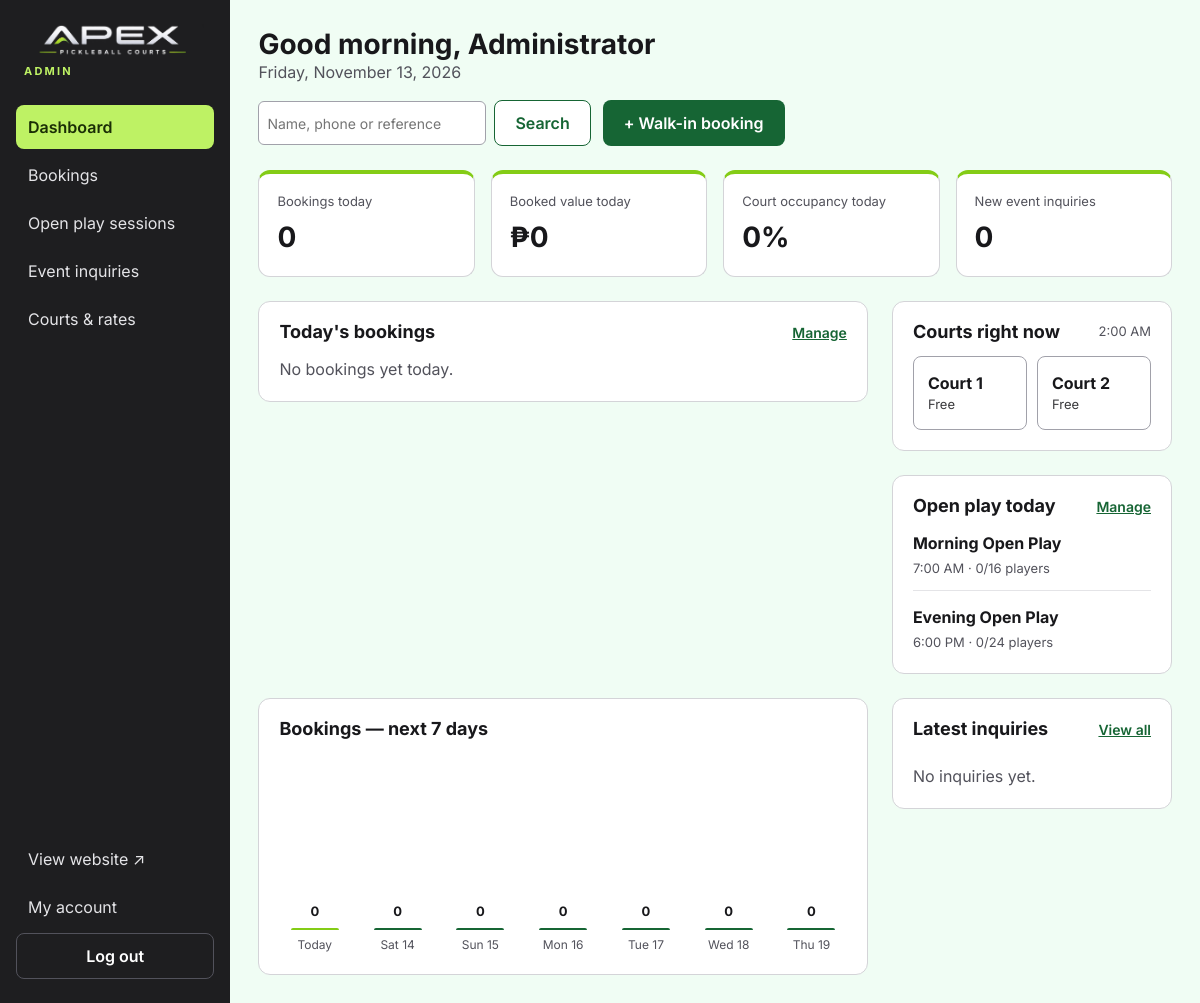
The page /admin/index.php (signed in) on the database its author committed.
### tables this page shows
CREATE TABLE courts (
  id INT AUTO_INCREMENT PRIMARY KEY,
  name VARCHAR(50) NOT NULL,
  court_type VARCHAR(20) NOT NULL DEFAULT 'Indoor',
  hourly_rate DECIMAL(10,2) NOT NULL,
  status VARCHAR(20) NOT NULL DEFAULT 'available',  
  sort_order INT NOT NULL DEFAULT 0
);

CREATE TABLE open_play_sessions (
  id INT AUTO_INCREMENT PRIMARY KEY,
  title VARCHAR(100) NOT NULL,
  session_date DATE NOT NULL,
  start_time TIME NOT NULL,
  end_time TIME NOT NULL,
  courts_label VARCHAR(50) NOT NULL,
  skill_level VARCHAR(20) NOT NULL DEFAULT 'All levels',  
  capacity INT NOT NULL DEFAULT 16,
  price DECIMAL(10,2) NOT NULL,
  created_at TIMESTAMP DEFAULT CURRENT_TIMESTAMP
);

### includes/functions.php (called while the page is built, shortened)
<?php
function e($value): string
{
    return htmlspecialchars((string) $value, ENT_QUOTES, 'UTF-8');
}
function money($amount): string
{
    return '₱' . number_format((float) $amount, 0);
}
function fmt_hour(int $hour): string
{
    return date('g:i A', mktime($hour, 0));
}
function fmt_time(string $time): string
{
    return date('g:i A', strtotime($time));
}
function fmt_date(string $date, string $format = 'D, M j'): string
{
    return date($format, strtotime($date));
}

### admin/index.php (the view, shortened to what this page needs)
<?php
require __DIR__ . '/../includes/functions.php';
$pdo = db();
$today = date('Y-m-d');
$nowHour = (int) date('G');
$stmt = $pdo->prepare("SELECT COUNT(*) AS n, COALESCE(SUM(total), 0) AS revenue, COALESCE(SUM(hours), 0) AS hrs
                       FROM bookings WHERE booking_date = ? AND status <> 'cancelled'");
$stmt->execute([$today]);
$todayStats = $stmt->fetch();
$courts = $pdo->query('SELECT * FROM courts ORDER BY sort_order, id')->fetchAll();
$openCourts = count(array_filter($courts, fn($c) => $c['status'] === 'available'));
$capacityHours = max(1, $openCourts * (CLOSE_HOUR - OPEN_HOUR));
$occupancy = round($todayStats['hrs'] / $capacityHours * 100);
$newInquiryCount = (int) $pdo->query("SELECT COUNT(*) FROM event_inquiries WHERE status = 'new'")->fetchColumn();
$stmt = $pdo->prepare("SELECT b.*, c.name AS court_name
                       FROM bookings b JOIN courts c ON c.id = b.court_id
                       WHERE b.booking_date = ? AND b.status <> 'cancelled'
                       ORDER BY b.start_hour, c.sort_order");
$stmt->execute([$today]);
$todayBookings = $stmt->fetchAll();
$inUse = [];
$stmt = $pdo->prepare("SELECT s.*, (SELECT COUNT(*) FROM open_play_signups u WHERE u.session_id = s.id AND u.status = 'joined') AS joined
                       FROM open_play_sessions s WHERE s.session_date = ? ORDER BY s.start_time");
$stmt->execute([$today]);
$todaySessions = $stmt->fetchAll();
$latestInquiries = $pdo->query("SELECT i.*, p.name AS package_name FROM event_inquiries i LEFT JOIN event_packages p ON p.id = i.package_id
                                ORDER BY i.created_at DESC, i.id DESC LIMIT 4")->fetchAll();
$days = [];
for ($i = 0; $i < 7; $i++) {
    $days[date('Y-m-d', strtotime("+$i days"))] = 0;
}
$maxDay = max(1, max($days));
require __DIR__ . '/../includes/admin_header.php';
?>
<div class="admin-top">
  <div>
    <h1>Good <?= $nowHour < 12 ? 'morning' : ($nowHour < 18 ? 'afternoon' : 'evening') ?>, <?= e($_SESSION['admin_name'] ?? 'Admin') ?></h1>
    <p class="muted"><?= e(date('l, F j, Y')) ?></p>
  </div>
  <div style="display: flex; gap: 12px; flex-wrap: wrap">
    <form action="bookings.php" method="get" class="inline-form">
      <input type="search" id="q" name="q" placeholder="Name, phone or reference" style="min-height: 44px; min-width: 220px">
      <button class="btn btn-outline" type="submit">Search</button>
    </form>
    <a href="../book.php" target="_blank" rel="noopener" class="btn btn-primary">+ Walk-in booking</a>
  </div>
</div>
<section class="stats" aria-label="Today at a glance">
  <div class="stat"><span>Bookings today</span><strong><?= (int) $todayStats['n'] ?></strong></div>
  <div class="stat"><span>Booked value today</span><strong><?= money($todayStats['revenue']) ?></strong></div>
  <div class="stat"><span>Court occupancy today</span><strong><?= $occupancy ?>%</strong></div>
  <div class="stat"><span>New event inquiries</span><strong><?= $newInquiryCount ?></strong></div>
</section>
<div class="two-col">
  <section class="panel wide" aria-label="Today's bookings">
    <div class="panel-head"><h2>Today's bookings</h2><a href="bookings.php?date=<?= e($today) ?>" style="font-weight: 600; font-size: 14px">Manage</a></div>
    <?php if (!$todayBookings): ?>
      <p class="muted">No bookings yet today.</p>
    <?php endif; ?>
  </section>
  <div class="narrow">
    <section class="panel" aria-label="Court status">
      <div class="panel-head"><h2>Courts right now</h2><span class="muted" style="font-size: 13px"><?= e(fmt_hour($nowHour)) ?></span></div>
      <div class="court-status">
        <?php foreach ($courts as $c):
          $id = (int) $c['id'];
          if ($c['status'] !== 'available') { $cls = 'maint'; $label = 'Maintenance'; }
          elseif (isset($inUse[$id])) { $cls = 'busy'; $label = 'In use · ' . $inUse[$id]; }
          else { $cls = ''; $label = 'Free'; } ?>
          <div class="<?= $cls ?>"><strong><?= e($c['name']) ?></strong><small><?= e($label) ?></small></div>
        <?php endforeach; ?>
      </div>
    </section>
    <section class="panel" aria-label="Today's open play">
      <div class="panel-head"><h2>Open play today</h2><a href="open-play.php" style="font-weight: 600; font-size: 14px">Manage</a></div>
      <?php foreach ($todaySessions as $s): ?>
        <div class="list-item">
          <strong><?= e($s['title']) ?></strong>
          <span><?= e(fmt_time($s['start_time'])) ?> · <?= (int) $s['joined'] ?>/<?= (int) $s['capacity'] ?> players</span>
        </div>
      <?php endforeach; ?>
    </section>
  </div>
</div>
<div class="two-col">
  <section class="panel wide" aria-label="Bookings this week">
    <div class="panel-head"><h2>Bookings — next 7 days</h2></div>
    <div class="chart">
      <?php foreach ($days as $d => $n): ?>
        <div class="col <?= $d === $today ? 'today' : '' ?>">
          <b><?= $n ?></b>
          <i style="height: <?= round($n / $maxDay * 140) ?>px"></i>
          <span><?= $d === $today ? 'Today' : e(fmt_date($d, 'D j')) ?></span>
        </div>
      <?php endforeach; ?>
    </div>
  </section>
  <section class="panel narrow" aria-label="Latest event inquiries">
    <div class="panel-head"><h2>Latest inquiries</h2><a href="inquiries.php" style="font-weight: 600; font-size: 14px">View all</a></div>
    <?php if (!$latestInquiries): ?><p class="muted">No inquiries yet.</p><?php endif; ?>
  </section>
</div>
<?php require __DIR__ . '/../includes/admin_footer.php'; ?>

### assets/css/style.css (style rules this page uses)
:root { --charcoal: #1e1e20; --lime: #bef264; --lime-strong: #84cc16; --lime-ink: #1a2e05; --green: #166534; --green-deep: #14532d; --mint: #f0fdf4; --mint-2: #dcfce7; --ink: #18181b; --muted: #52525b; --line: #d4d4d8; --line-soft: #e4e4e7; --white: #ffffff; --radius: 12px; --shadow: 0 8px 24px rgba(20, 83, 45, 0.12); }
*, *::before, *::after { box-sizing: border-box; }
html { scroll-behavior: smooth; }
body { margin: 0; font-family: Inter, system-ui, -apple-system, "Segoe UI", sans-serif; color: var(--ink); background: var(--white); line-height: 1.5; }
a { color: var(--green); }
h1, h2, h3 { line-height: 1.15; margin: 0; }
p { margin: 0; }
.muted { color: var(--muted); }
.btn { display: inline-flex; align-items: center; justify-content: center; gap: 8px; min-height: 44px; padding: 10px 20px; border-radius: 8px; border: 1px solid transparent; font: inherit; font-weight: 600; text-decoration: none; cursor: pointer; transition: background .15s, border-color .15s, color .15s, transform .15s; }
.btn-primary { background: var(--green); color: var(--white); }
.btn-outline { background: var(--white); border-color: var(--green); color: var(--green); }
.admin-body { background: var(--mint); }
.admin-top { display: flex; flex-wrap: wrap; justify-content: space-between; align-items: center; gap: 16px; }
.admin-top h1 { font-size: 28px; }
.stats { display: grid; grid-template-columns: repeat(auto-fit, minmax(180px, 1fr)); gap: 16px; }
.stat { background: var(--white); border: 1px solid var(--line); border-top: 4px solid var(--lime-strong); border-radius: var(--radius); padding: 18px; display: flex; flex-direction: column; gap: 4px; }
.stat span { font-size: 13px; color: var(--muted); }
.stat strong { font-size: 28px; }
.panel { background: var(--white); border: 1px solid var(--line); border-radius: var(--radius); padding: 20px; display: flex; flex-direction: column; gap: 14px; }
.panel-head { display: flex; justify-content: space-between; align-items: center; gap: 12px; flex-wrap: wrap; }
.panel-head h2 { font-size: 18px; }
.two-col { display: flex; flex-wrap: wrap; gap: 24px; align-items: flex-start; }
.two-col > .wide { flex: 999 1 480px; min-width: 0; }
.two-col > .narrow { flex: 1 1 280px; display: flex; flex-direction: column; gap: 24px; }
.court-status { display: grid; grid-template-columns: repeat(2, minmax(0, 1fr)); gap: 10px; }
.court-status div { padding: 14px; border-radius: 8px; border: 1px solid #a1a1aa; }
.court-status small { display: block; font-size: 13px; opacity: .85; }
.chart { display: flex; align-items: flex-end; gap: 12px; height: 200px; padding-top: 10px; }
.chart .col { flex: 1; display: flex; flex-direction: column; align-items: center; gap: 6px; height: 100%; justify-content: flex-end; font-size: 12px; color: var(--muted); }
.chart .col i { width: 100%; max-width: 48px; background: var(--green); border-radius: 6px 6px 0 0; min-height: 2px; }
.chart .col.today i { background: var(--lime-strong); }
.chart .col b { color: var(--ink); font-size: 13px; }
.inline-form { display: flex; gap: 8px; align-items: center; flex-wrap: wrap; }
.inline-form select, .inline-form input { min-height: 36px; padding: 4px 8px; border: 1px solid #a1a1aa; border-radius: 6px; font: inherit; font-size: 14px; }
.list-item { display: flex; flex-direction: column; gap: 4px; padding-bottom: 12px; border-bottom: 1px solid var(--line-soft); }
.list-item:last-child { border-bottom: none; padding-bottom: 0; }
.list-item span { font-size: 13px; color: var(--muted); }

### rows shown on the page
courts: name "Court 1", label "Free"
courts: name "Court 2", label "Free"
open_play_sessions: title "Morning Open Play", start_time "7:00 AM", joined "0", capacity "16"
open_play_sessions: title "Evening Open Play", start_time "6:00 PM", joined "0", capacity "24"

### other values the page prints
$label "Dashboard"
$label "Bookings"
$label "Open play sessions"
$label "Event inquiries"
$label "Courts & rates"
$_SESSION['admin_name'] "Administrator"
$todayStats['n'] "0"
money($todayStats['revenue']) "₱0"
$occupancy "0"
$newInquiryCount "0"
$n "0"
fmt_date($d, 'D j') "Sat 14"
fmt_date($d, 'D j') "Sun 15"
fmt_date($d, 'D j') "Mon 16"
fmt_date($d, 'D j') "Tue 17"
